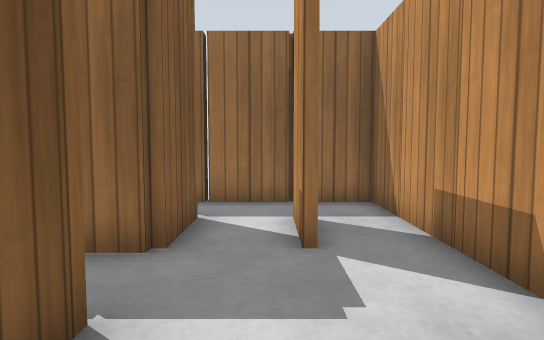
[1] (above)

24 first-person views from a walk through a world built for the Gazebo simulator. The camera is 0.68 m above the floor, tilts 4° down and sees 75° across. The floor is counted in squares, 0.5 m on a side. Each view is taken from the middle of a square. On the plan, view 1 faces up. The plan holds only what a view shows up to about 15 squares ahead; the rest is blank. Simple patterns stand in for the simulator's built-in surfaces.

[2]
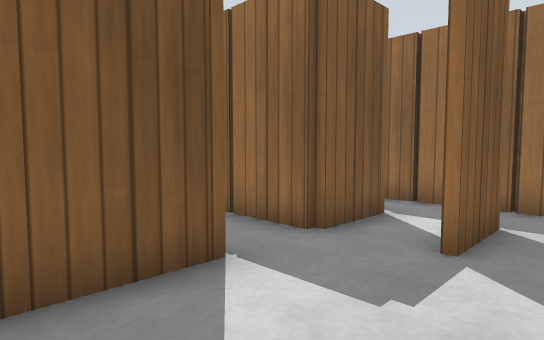

[3]
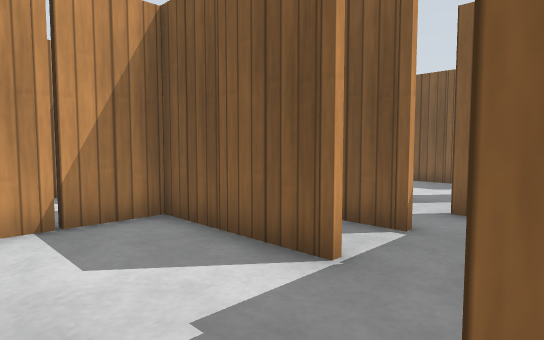

[4]
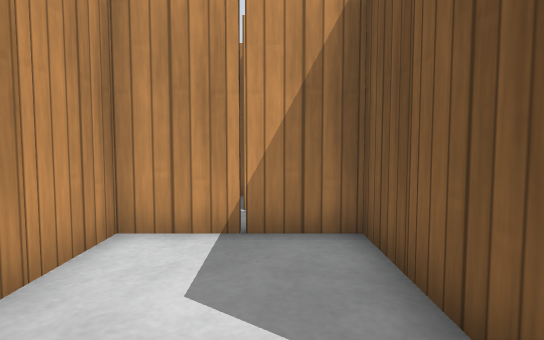

[5]
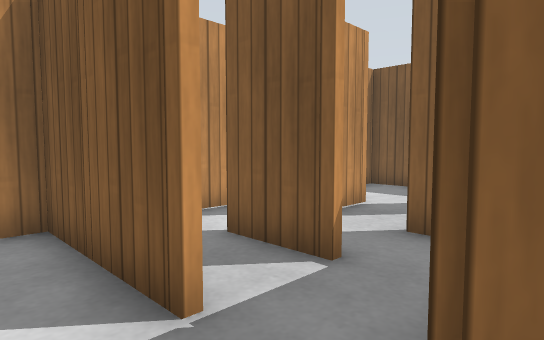

[6]
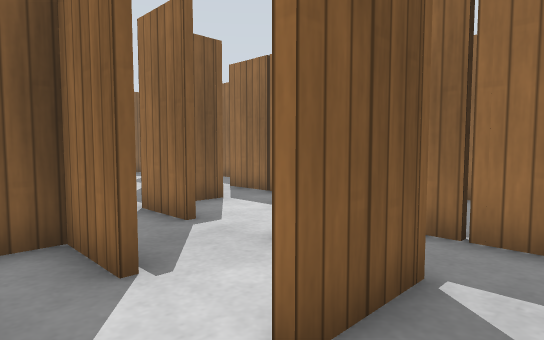

[7]
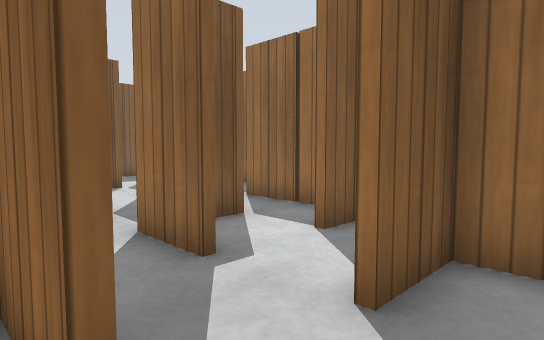

[8]
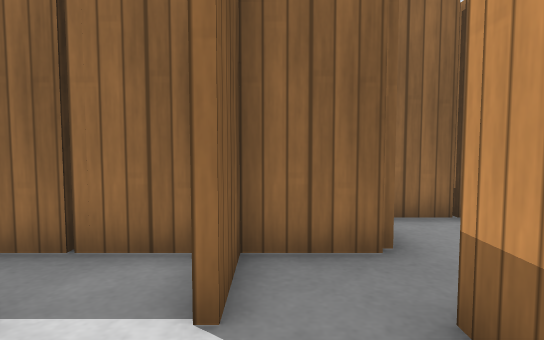

[9]
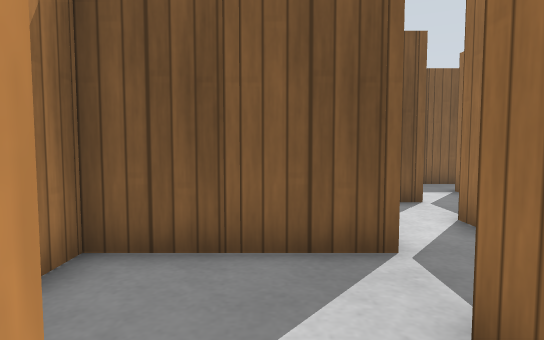

[10]
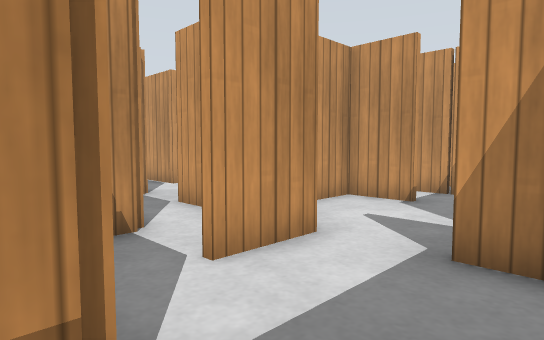

[11]
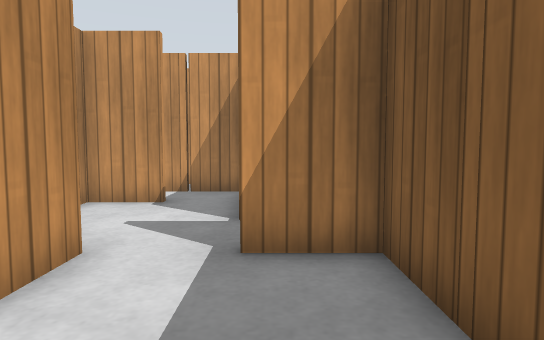

[12]
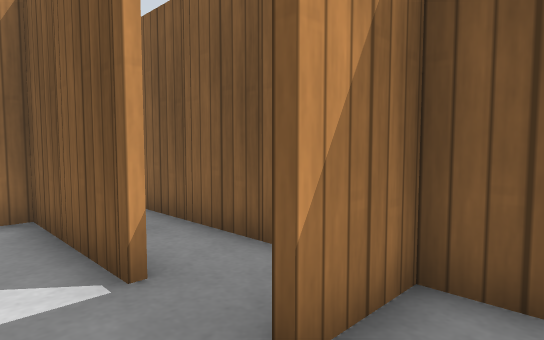

[13]
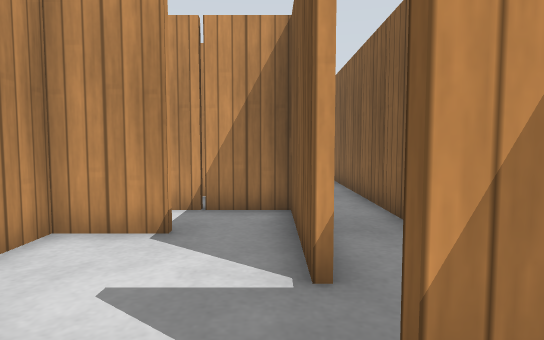

[14]
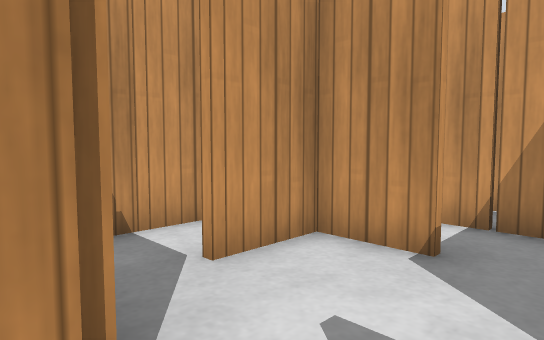

[15]
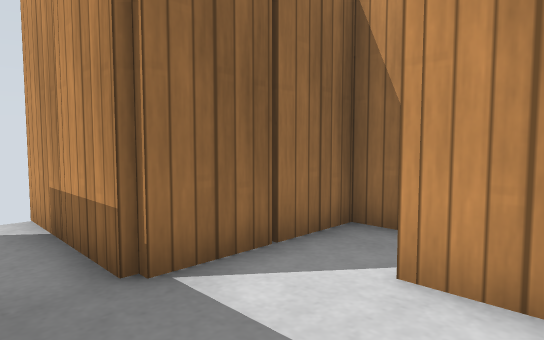

[16]
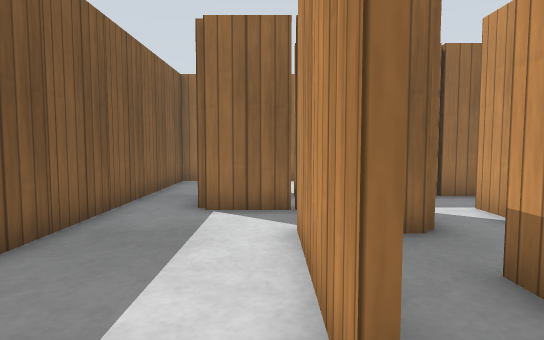

[17]
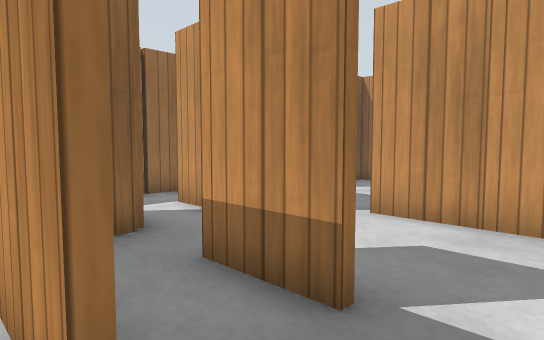

[18]
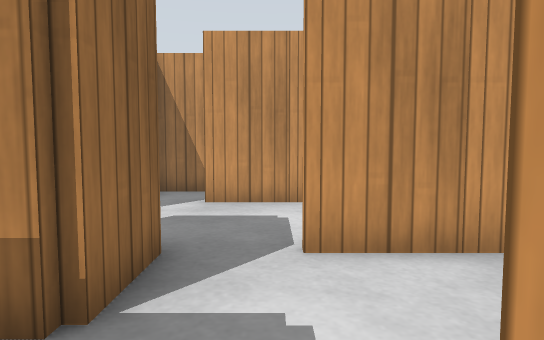

[19]
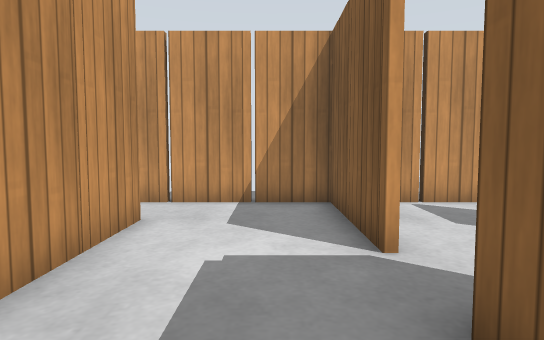

[20]
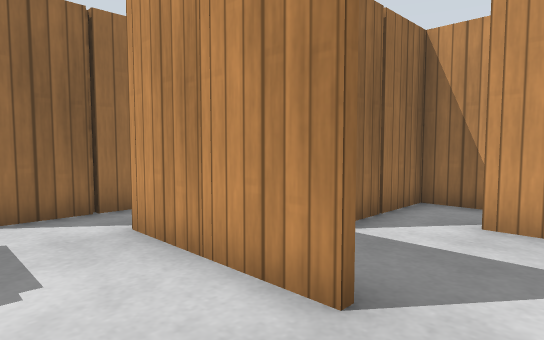

[21]
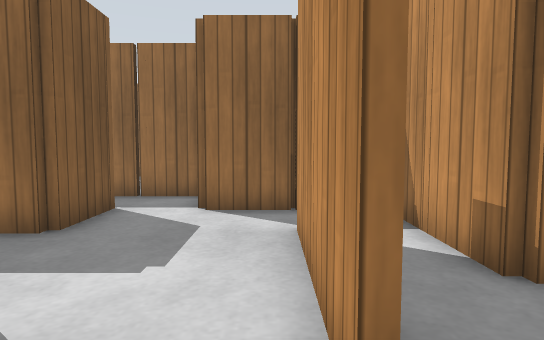

[22]
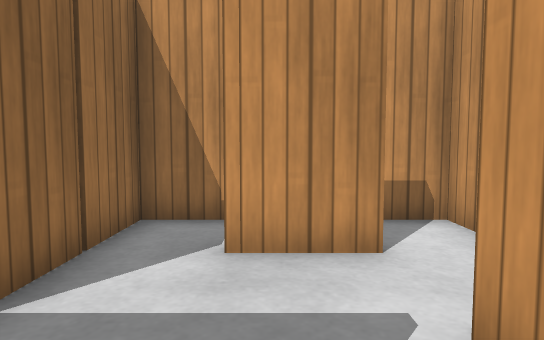

[23]
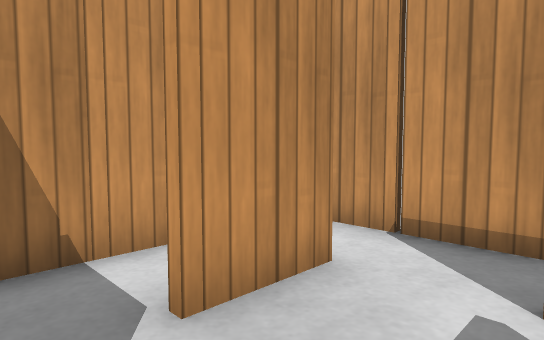

[24]
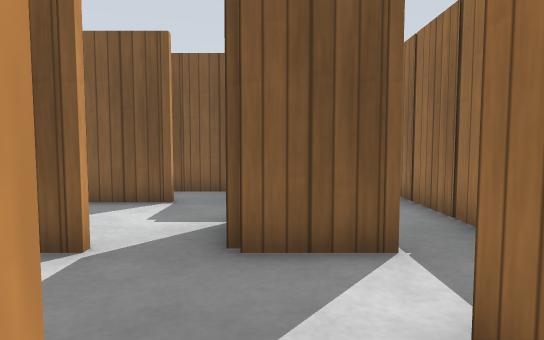

### Floor plan
Points are (right, up) in squares from view 1. A wall is a line through its corners. A room is listed if a view was taken in it or the views show most of it. See-through windows are left out.
Room 1 (views 1, 2, 3, 4, 5, 6, 7, 8, 9)
walls: (-1.4, 5.5) (-1.4, 4.4) (-5.4, 4.4) (-5.4, 2.5); (-5.6, 3.8) (-5.6, 4.5); (-5.5, 6.4) (-7.4, 6.4) (-7.4, 4.5); (-3.4, 1.6) (-3.4, 0.5); (0.4, 4.5) (0.4, 5.5); (-3.5, 8.6) (-4.8, 8.6); (0.6, 5.5) (0.6, 4.5); (-1.4, 1.6) (-1.4, 0.5); (-1.6, 8.9) (-1.6, 8.4); (-8, 6.4) (-11.5, 6.4); (2.4, 3) (2.4, 8.4) (-2.4, 8.4); (-7.5, 0.6) (-5.6, 0.6); (-5, -1.4) (-4.2, -1.4); (-0.5, -1.4) (2.4, -1.4) (2.4, 1)
ways out: opening at (-8, 1) to room 2; opening at (-6, -1) to room 3; opening at (-10.5, 5.5)
objects: wooden post (-9, 4); wooden post (-9, 7); wooden post (-6, 5); wooden post (-3, 2); wooden post (-3, 5); wooden post (-3, 9); wooden post (-1, -2) to (-1, -1); wooden post (-1, 0); wooden post (-1, 2); wooden post (-1, 6); wooden post (-1, 8); wooden post (1, -1); wooden post (1, 6); wooden post (1, 9); wooden post (3, 0); wooden post (3, 4); wooden post (3, 6)
Room 2 (views 10, 11, 12, 13, 14, 15)
walls: (-15.6, 2.5) (-15.6, 3.6); (-15.5, -1.4) (-13.5, -1.4); (-17.4, -0.4) (-17.4, -1.5); (-12.5, 2.6) (-11.4, 2.6) (-11.4, 0.5); (-11.6, 0.5) (-11.6, 1); (-18.8, 2.4) (-19.2, 2.4); (-12.8, 4.4) (-13.6, 4.4) (-13.6, 5); (-17.4, -2.4) (-17.4, -3.4) (-14.6, -3.4); (-19.5, 2.6) (-17.5, 2.6); (-10.6, -1.6) (-15.5, -1.6); (-13.5, 6.4) (-17.6, 6.4) (-17.6, 7.6); (-19.4, 4.6) (-19.4, -2.6); (-7.5, 2.4) (-9.5, 2.4); (-19.4, 7.5) (-19.4, 6.2)
ways out: opening at (-8, 1) to room 1; opening at (-19, -3.5) to room 3; opening at (-12, -5) to room 3; opening at (-9.5, -3.5) to room 3; opening at (-19, 6.5)
objects: wooden post (-20, -1); wooden post (-20, 1); wooden post (-20, 5); wooden post (-20, 7); wooden post (-17, -2); wooden post (-17, 0); wooden post (-15, -3); wooden post (-15, 4); wooden post (-13, -2) to (-13, -1); wooden post (-13, 0); wooden post (-11, -4); wooden post (-11, -2) to (-11, -1); wooden post (-11, 0); wooden post (-11, 2); wooden post (-9, -1); wooden post (-8, 1)
Room 3 (views 16, 17, 18, 19, 20, 21, 22, 23, 24)
walls: (-9.4, -8.4) (-9.4, -9.5); (-9.6, -9.5) (-9.6, -8.4); (-8.5, -11.4) (-3.5, -11.4); (-9.4, -4.5) (-9.4, -5.6) (-11.6, -5.6) (-11.6, -5); (-5.6, -9.5) (-5.6, -6.4); (-13.4, -8.4) (-13.4, -9.4); (-13.6, -9.5) (-13.6, -8.5); (-13.5, -5.6) (-14, -5.6); (-13, -11.4) (-11, -11.4); (-5.8, -3.6) (-7.5, -3.6); (-7.9, -1.6) (-10.6, -1.6); (-15.4, -6.2) (-15.4, -7.5); (-15.6, -9.5) (-15.6, -5.5); (-3.4, -13.2) (0.4, -13.2) (0.4, -12.4); (-15.5, -3.6) (-17.5, -3.6); (-1.6, -11.5) (-1.6, -10.4); (-5.5, 0.4) (-7.4, 0.4); (0.2, -7.6) (-3.6, -7.6) (-3.6, -4.5); (0.4, -9.5) (0.4, -8.5); (-19.4, -2.6) (-19.4, -9.5)
ways out: opening at (-6, -1) to room 1; opening at (-19, -3.5) to room 2; opening at (-12, -5) to room 2; opening at (-9.5, -3.5) to room 2
objects: other object (-20, -9); wooden post (-20, -7); wooden post (-20, -5); wooden post (-20, -3); wooden post (-16, -5); wooden post (-15, -8); wooden post (-13, -8); wooden post (-11, -11); wooden post (-9, -10); wooden post (-9, -8); wooden post (-9, -4); wooden post (-7, -11); wooden post (-5, -11); wooden post (-5, -8); wooden post (-5, -6); wooden post (-5, -4) to (-5, -3); wooden post (-3, -6); wooden post (-1, -13); wooden post (-1, -10); wooden post (-1, -7); wooden post (0, -4) to (1, -3); wooden post (1, -10)

Positions as (right, up) in squares from view 1, and headings:
1: (0, 0), facing up
2: (2, 0), facing up-left
3: (2, 5), facing down-left
4: (0, 4), facing down
5: (0, 5), facing down-left
6: (-2, -1), facing up-left
7: (-4, 0), facing up-left
8: (-7, 2), facing up
9: (-7, 1), facing left
10: (-19, 7), facing down-right
11: (-18, 7), facing down
12: (-16, 4), facing down-left
13: (-17, 4), facing down
14: (-17, 3), facing down-right
15: (-19, 3), facing up-right
16: (-16, -11), facing up
17: (-16, -11), facing up-right
18: (-14, -7), facing right
19: (-8, -3), facing down
20: (-8, -11), facing up-right
21: (-6, -11), facing up
22: (-6, -10), facing right
23: (-4, -8), facing down-right
24: (-5, -5), facing left
